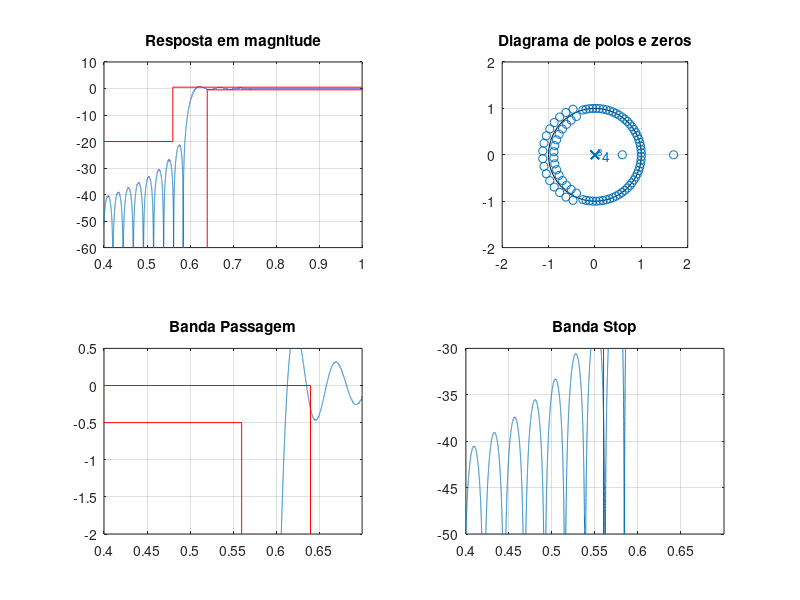
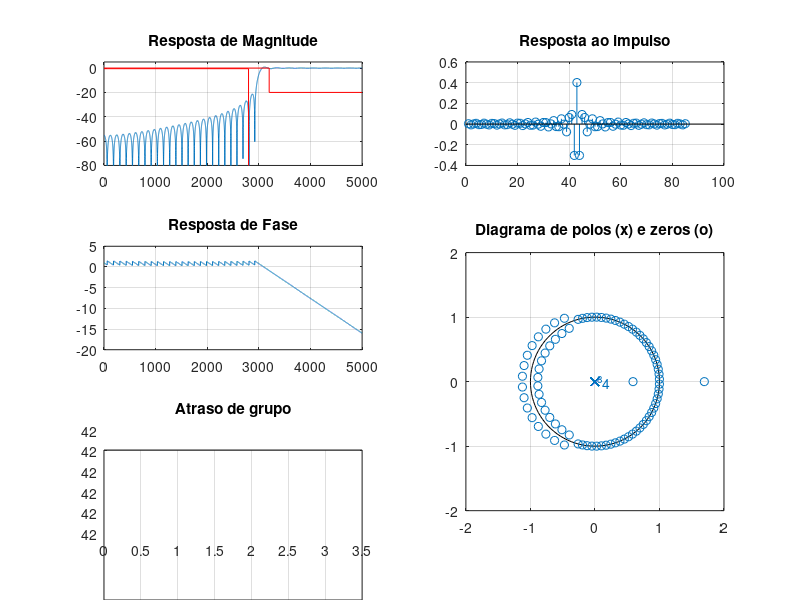

MATLAB code for these plots, in order:
% Projeto filtro 1
% LP - (fa = 10000 Hz, f1 = 2800 Hz; f2 = 3200 Hz, Ap = 0.5 dB, As = 20 dB, GdB = 0 dB)

close all;
clear all;
clc;

ExecutarAjuste = 0;

%% Especificacoes
fa = 10000; fp = 2800; fs = 3200;
Ap = 0.5; As = 20; GdB = 0;
wp = fp/fa*(2*pi); ws = fs/fa*(2*pi);

wc1 = sqrt(wp*ws); % media geometrica
Dw1 = ws - wp;
M1 = ceil(3.32*pi/(Dw1));
G0 = GdB;

%%
% Projeto inicial
M = M1;
Dw = Dw1;
wc = wc1;

if ExecutarAjuste
    % primeiro ajuste
    G0 = 0.056; % db

    % segundo ajuste M (n/2)
    wp2 = 0.5758*pi; ws2 = 0.6347*pi;
    Dw2 = ws2 - wp2;
    M2 = ceil(M1*Dw2/Dw1); % nova ordem do filtro 2*M2
    M = M2;

    % ajuste deslocamento
    wc2 = wc1 - ((0.0075+0.0077)/2)*pi;
    wc = wc2;
end
    
k = 1:M;
% High Pass
bi = -(sin(wc*k)./(pi*k));
b0 = 1 - (wc/pi);
b = [flip(bi) b0 bi];

m = -M:M;
N = 2*M+1;
wcheb = chebwin(N, As)';
As_b = 24;
% betha = 0.5842*(As_b-21)^0.4 + 0.07886*(As_b-21);
betha = 0;
keiser_ord = ceil((As - 8)/(2.285*Dw)+1);
wkeiser = kaiser(keiser_ord+1, betha);
% b = b.*wkeiser*10^(-G0/20); % regular altura do filtro em db

%%
figure(1)
subplot(221)
title('Resposta de magnitude')
[h, w] = freqz(b, 1, linspace(0,pi,100000));
% plot(w/pi, abs(h)); grid on;
plot(w/pi, 20*log10(abs(h))); grid on;
title('Resposta em magnitude')
xlim([0.4 1]); ylim([-60 10]);
hold on;
plot([ws,ws,pi]/pi,[-60,-Ap,-Ap], '-red')
plot([pi,wp,wp,0.1]/pi,[Ap,Ap,-As,-As], '-red')

subplot(222)
zplane(b, 1); axis([-2 2 -2 2]);
title('Diagrama de polos e zeros')

subplot(223)
plot(w/pi, 20*log10(abs(h)));
title('Banda Passagem')
grid on; hold on;
plot([0,wp,wp]/pi,[-Ap,-Ap,-80], '-red')
plot([0,ws/pi,ws/pi,1],[0,0,-As,-As], '-red')
xlim([0.4 0.7]); ylim([-2 0.5]);

subplot(224)
plot(w/pi, 20*log10(abs(h)));
title('Banda Stop')
grid on; hold on;
plot([0,wp,wp]/pi,[-Ap,-Ap,-80], '-red')
plot([0,ws/pi,ws/pi,1],[0,0,-As,-As], '-red')
xlim([0.4 0.7]); ylim([-50 -30]);

%%
figure(2)
% suptitle(['LP FIR ' num2str(fp) '-' num2str(fs) ' Ordem: ' num2str(2*M+1)])

escala = fa/2;
subplot(3,2,[4 6])
zplane(b, 1);
axis([-2 2 -2 2])
title('Diagrama de polos (x) e zeros (o)')

clear h w
[h, w] = freqz(b, 1, 'whole');

subplot(322)
stem(b), grid on;
title('Resposta ao impulso')

subplot(321)
[h, w] = freqz(b, 1, linspace(0,pi,10000));
% plot(w/pi, abs(h)); grid on;
plot(w/pi*escala, 20*log10(abs(h))); grid on;
hold on;
title('Resposta de Magnitude')
ylim([-80 5])
Amin = 80;
% plot([0 wp wp]/pi, -[Ap Ap Amin], 'r');
plot([0,fs,fs,fa/2],[0,0,-As,-As], 'r')
plot([0,fp,fp,],[-Ap,-Ap,-80], 'r')
xlim([0 fa/2])

subplot(323)
plot(w/pi*escala, unwrap(angle(h))/pi); grid on;
title('Resposta de Fase')

subplot(325)
grpdelay(b, 1)
title('Atraso de grupo')




% %% Simulacao com PM
% % Specs:
% 
% fcuts = [fp fs];
% w = fcuts/fa*(2*pi);
% wp = w(1)/pi; ws = w(2)/pi;
% 
% mags = [1 0];
% % devs = [1-10^(-Ap/20) 10^(-As/20)];
% devs = [1-10^(-(Ap/2-0.06)/20) 10^(-As/20)];
% G0 = -Ap/2;
% 
% % calculo da ordem com firpmord
% [n,f0,a0,w0] = firpmord(fcuts,mags,devs,fa);
% 
% % calculo algoritmo PM
% h_pm = firpm(n,f0,a0,w0);
% h_pm = h_pm*10^(G0/20);
% 
% [Hw,w] = freqz(h_pm, 1, 10000);
% plot(w*fa/2/pi,20*log10(abs(Hw)))
% title_txt = ['PM Filter N = ' num2str(n)];
% title(title_txt)
% hold on
% Amin = 80;
% % ylim([-Amin 10])
% plot([0,wp,wp]*fa/2,[-Ap,-Ap,-80], '-red')
% plot([0,ws,ws,1]*fa/2,[0,0,-As,-As], '-red')
% 
% 


